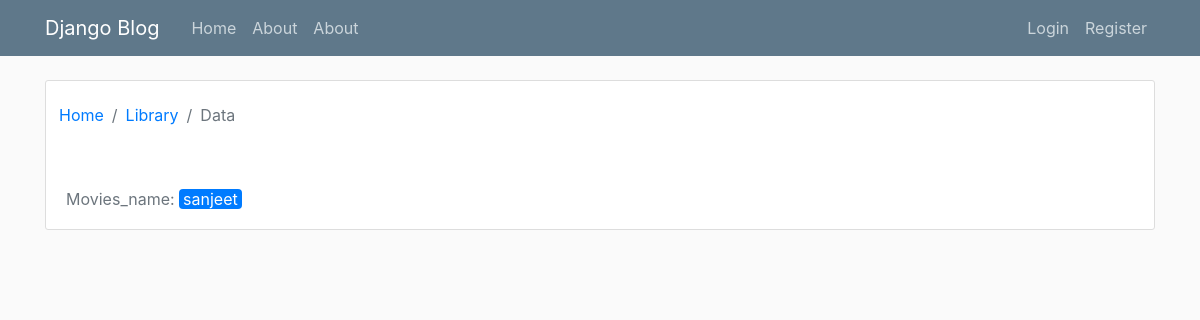
/award/pal5, run on an earlier commit of the app's database.
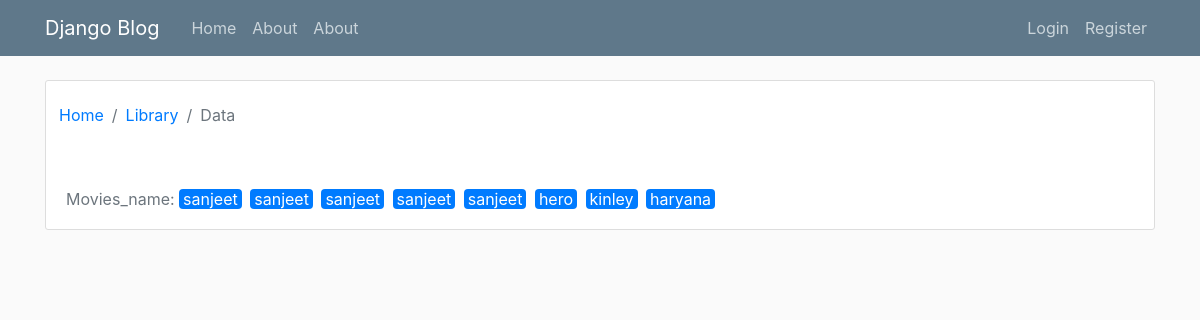
And on a later commit of the database.
### movies_list/models.py (models this page shows, shortened)
class Movies_list(models.Model):
	movies_id=models.AutoField(primary_key=True)
	name=models.CharField(max_length=50)
	genre=models.ManyToManyField(Genre_list)
	cast=models.ManyToManyField(Cast_list)
	director=models.ManyToManyField(Director_list)
	writer=models.ManyToManyField(Writer_list)
	awards=models.ManyToManyField(Award_list)
	country=models.ForeignKey(Country_list, on_delete=models.PROTECT)
	story_line=models.TextField(default='')
	cost=models.PositiveIntegerField(default=0)
	release_date=models.DateTimeField( blank=False,null=False)
	created_at=models.DateTimeField(default=timezone.now)
	language=models.ManyToManyField(Language_list)
	imdb_rating=models.FloatField()
	imdb_link=models.TextField()
	trailer_link=models.TextField()
	views=models.PositiveIntegerField(default=0)
	likes=models.PositiveIntegerField(default=0)
	dislike=models.PositiveIntegerField(default=0)
	ratting=models.FloatField(default=0.0)
	tags=models.TextField()
	Quality=models.ForeignKey(Quality_list,on_delete=models.PROTECT)
	movies_user_id=models.ForeignKey(User, on_delete=models.PROTECT)
	movies_type=models.ForeignKey(Movies_type_list,on_delete=models.PROTECT)
	movies_thumbnail=models.ImageField(default='thumbnail.jpg',upload_to='movies_pics')
	class Meta:
		verbose_name_plural='movies'

### movies_list/views.py (the view)
# urls.py: path("award/<str:award_name>",Award_detail,name="award-detail"),
def Award_detail(request,award_name):
	award_details=Movies_list.objects.filter(awards__award_name=award_name)
	context={
		"award_details":award_details,
	}
	return render(request,"movies_list/award_details.html",context)

### movies_list/Templates/movies_list/award_details.html (shortened to what this page needs)
{% extends "users/base.html" %}
{% load crispy_forms_tags %}
{% block content %}
    <div class="content-section ">
        <div class="row ">
            <nav aria-label="breadcrumb ">
              <ol class="breadcrumb  mx-2 px-0 my-1.5 bg-white">
                <li class="breadcrumb-item"><a href="{%url 'movies-index'%}">Home</a></li>
                <li class="breadcrumb-item"><a href="#">Library</a></li>
                <li class="breadcrumb-item active" aria-current="page">Data</li>
              </ol>
            </nav>
        </div>
        <div class="row ">
            <div class="col-md-9   my-2">
              <p class="pd-0 m-0  rounded text-secondary">Movies_name: {%for movies in award_details%}{% if not forloop.first %} {% endif %}<a class="no-underline" href="{%url 'movies-detail' movies_id=movies.movies_id %}"><span class="bg-primary rounded px-1 text-white mr-1">{{movies.name|join:""}}</span></a>{%endfor%}</p>
            </div>
        </div>
    </div>
{% endblock content %}

What changed in the data, as far as the page shows it:
added Movies_list: name "sanjeet"
added Movies_list: name "sanjeet"
added Movies_list: name "sanjeet"
added Movies_list: name "sanjeet"
added Movies_list: name "hero"
added Movies_list: name "kinley"
added Movies_list: name "haryana"
